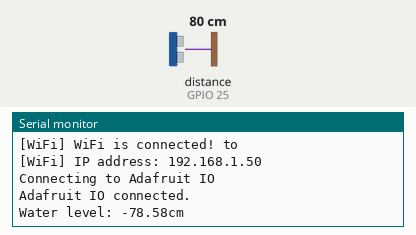
Bench run of a sketch on a simulated ESP32. On the bench: the last lines printed to the serial monitor. Wiring (inferred from the names in the program): ultrasonic range finder: trigger GPIO 26; echo GPIO 25. The inputs (shaded band) are chosen by the test bench; at power-on: distance to the obstacle (sensor on GPIO 25) 80 cm. The echo pulse lasts 58.3 µs per cm; WiFi joins after 1.5 s; servers stay silent unless stated.

Above: at 2.7 s.
2.8 s: distance to the obstacle (sensor on GPIO 25) set to 2 cm
At 7.5 s:
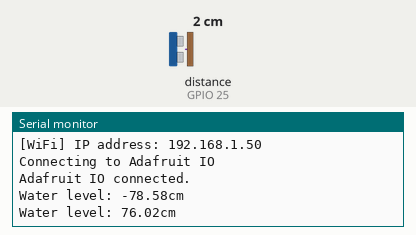
8.5 s: distance to the obstacle (sensor on GPIO 25) set to 4 cm
At 12.6 s:
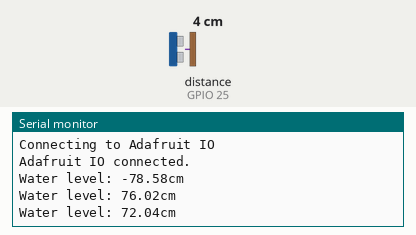
Timing chart, 0 to 14.1 s (numbered marks = the images above; inputs shaded):
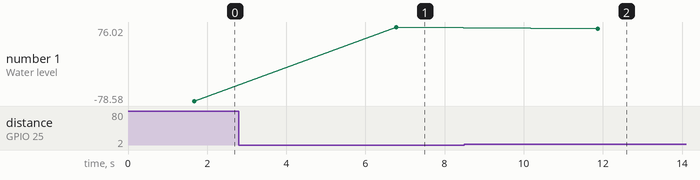

The sketch:

Ultrasonic.ino
```cpp
//Configuration
#include "config.h"
#include <WiFi.h>

//Button Pins
#define TRIG_PIN 26
#define ECHO_PIN 25

//constants
float duration_us, height;
const char* ssid = "";
const char* password = "";


// set up the 'ultrasonic' feed
AdafruitIO_Feed* distance = io.feed("ultrasonic");

void SetupWifi() {
  Serial.begin(9600);
  delay(10);

  Serial.println();
  Serial.print("[WiFi] Connecting to ");
  Serial.println(ssid);

  WiFi.begin(ssid, password);
  // Auto reconnect is set true as default
  // To set auto connect off, use the following function
  //    WiFi.setAutoReconnect(false);

  // Will try for about 10 seconds (20x 500ms)
  int tryDelay = 500;
  int numberOfTries = 20;

  // Wait for the WiFi event
  while (true) {

    switch (WiFi.status()) {
      case WL_NO_SSID_AVAIL:
        Serial.println("[WiFi] SSID not found");
        break;
      case WL_CONNECT_FAILED:
        Serial.print("[WiFi] Failed - WiFi not connected! Reason: ");
        return;
        break;
      case WL_CONNECTION_LOST:
        Serial.println("[WiFi] Connection was lost");
        break;
      case WL_SCAN_COMPLETED:
        Serial.println("[WiFi] Scan is completed");
        break;
      case WL_DISCONNECTED:
        Serial.println("[WiFi] WiFi is disconnected");
        break;
      case WL_CONNECTED:
        Serial.println("[WiFi] WiFi is connected! to ");
        Serial.print("[WiFi] IP address: ");
        Serial.println(WiFi.localIP());
        return;
        break;
      default:
        Serial.print("[WiFi] WiFi Status: ");
        Serial.println(WiFi.status());
        break;
    }
    delay(tryDelay);

    if (numberOfTries <= 0) {
      Serial.print("[WiFi] Failed to connect to WiFi!");
      // Use disconnect function to force stop trying to connect
      WiFi.disconnect();
      return;
    } else {
      numberOfTries--;
    }
  }
}

void setup() {
  Serial.begin(9600);

  // configure the trigger pin to output mode
  pinMode(TRIG_PIN, OUTPUT);
  // configure the echo pin to input mode
  pinMode(ECHO_PIN, INPUT);

  //connect to wifi
  SetupWifi();

  // connect to io.adafruit.com
  Serial.print("Connecting to Adafruit IO");
  io.connect();
  //wait for connection
  while (io.status() < AIO_CONNECTED) {
    Serial.print(".");
    delay(500);
  }
  // we are connected
  Serial.println();
  Serial.println(io.statusText());
}


void loop() {
  io.run();

  // generate 10-microsecond pulse to TRIG pin
  digitalWrite(TRIG_PIN, HIGH);
  delayMicroseconds(10);
  digitalWrite(TRIG_PIN, LOW);

  // measure duration of pulse from ECHO pin
  duration_us = pulseIn(ECHO_PIN, HIGH);

  // calculate the distance
  height = 0.017 * duration_us;

  // print the value to Serial Monitor
  Serial.print("Water level: ");
  Serial.print((40 - height)*2);
  Serial.println("cm");
  distance->save(40 - height);


  delay(5000);
}
```

config.h
```cpp
/************************ Adafruit IO Config *******************************/

// visit io.adafruit.com if you need to create an account,
// or if you need your Adafruit IO key.
#define IO_USERNAME ""
#define IO_KEY ""

/******************************* WIFI **************************************/

#define WIFI_SSID ""
#define WIFI_PASS ""

// uncomment the following line if you are using airlift
//#define USE_AIRLIFT

// uncomment the following line if you are using winc1500
// #define USE_WINC1500

// comment out the following lines if you are using fona or ethernet
#include "AdafruitIO_WiFi.h"

#if defined(USE_AIRLIFT) || defined(ADAFRUIT_METRO_M4_AIRLIFT_LITE) ||         \
    defined(ADAFRUIT_PYPORTAL)
// Configure the pins used for the ESP32 connection
#if !defined(SPIWIFI_SS) // if the wifi definition isnt in the board variant
// Don't change the names of these #define's! they match the variant ones
#define SPIWIFI SPI
#define SPIWIFI_SS 10  // Chip select pin
#define SPIWIFI_ACK 9  // a.k.a BUSY or READY pin
#define ESP32_RESETN 6 // Reset pin
#define ESP32_GPIO0 -1 // Not connected
#endif
AdafruitIO_WiFi io(IO_USERNAME, IO_KEY, WIFI_SSID, WIFI_PASS, SPIWIFI_SS,
                   SPIWIFI_ACK, ESP32_RESETN, ESP32_GPIO0, &SPIWIFI);
#else
AdafruitIO_WiFi io(IO_USERNAME, IO_KEY, WIFI_SSID, WIFI_PASS);
#endif
```

Measured:
- after the input at 2.8 s, the serial monitor: prints a new line after 4.0 s (image 1)
- after the input at 8.5 s, the serial monitor: prints a new line after 3.4 s (image 2)
- plotted number 1: -78.58 → 76.02 after the input at 2.8 s, 76.02 → 72.04 after the input at 8.5 s
